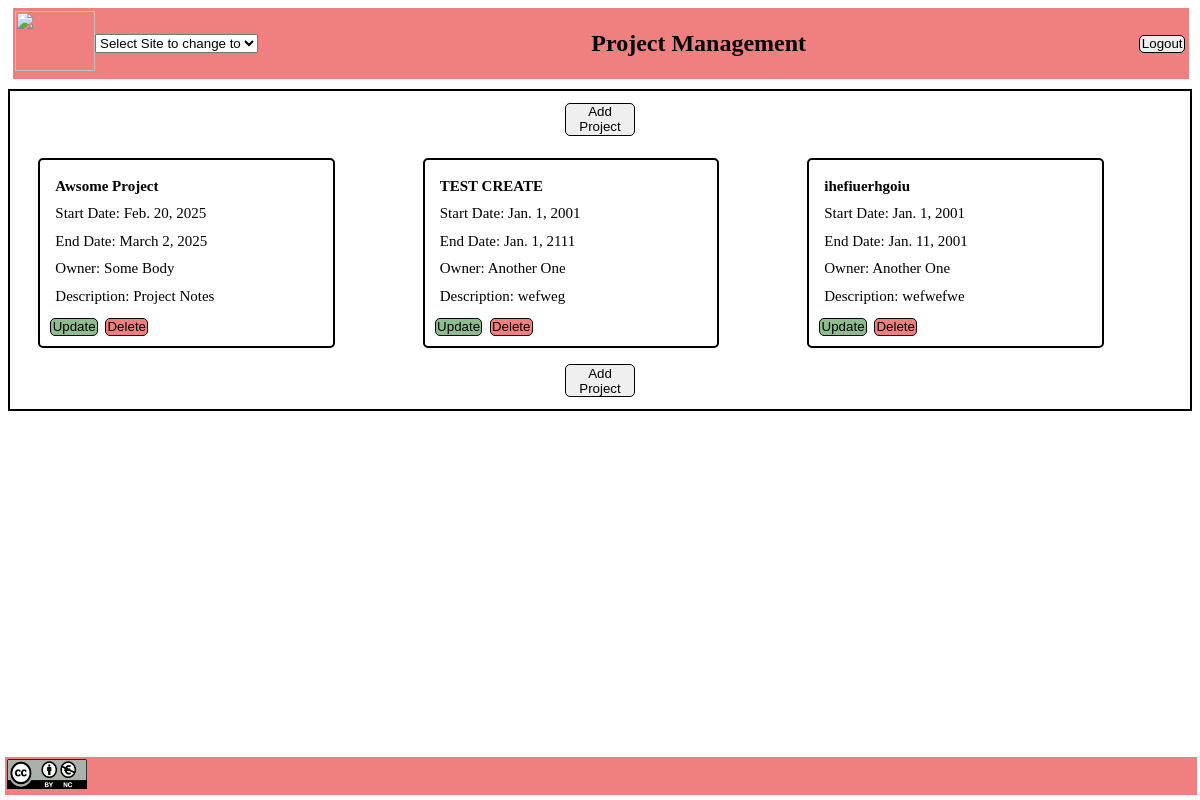
The page /projects/ on the database as committed earlier.
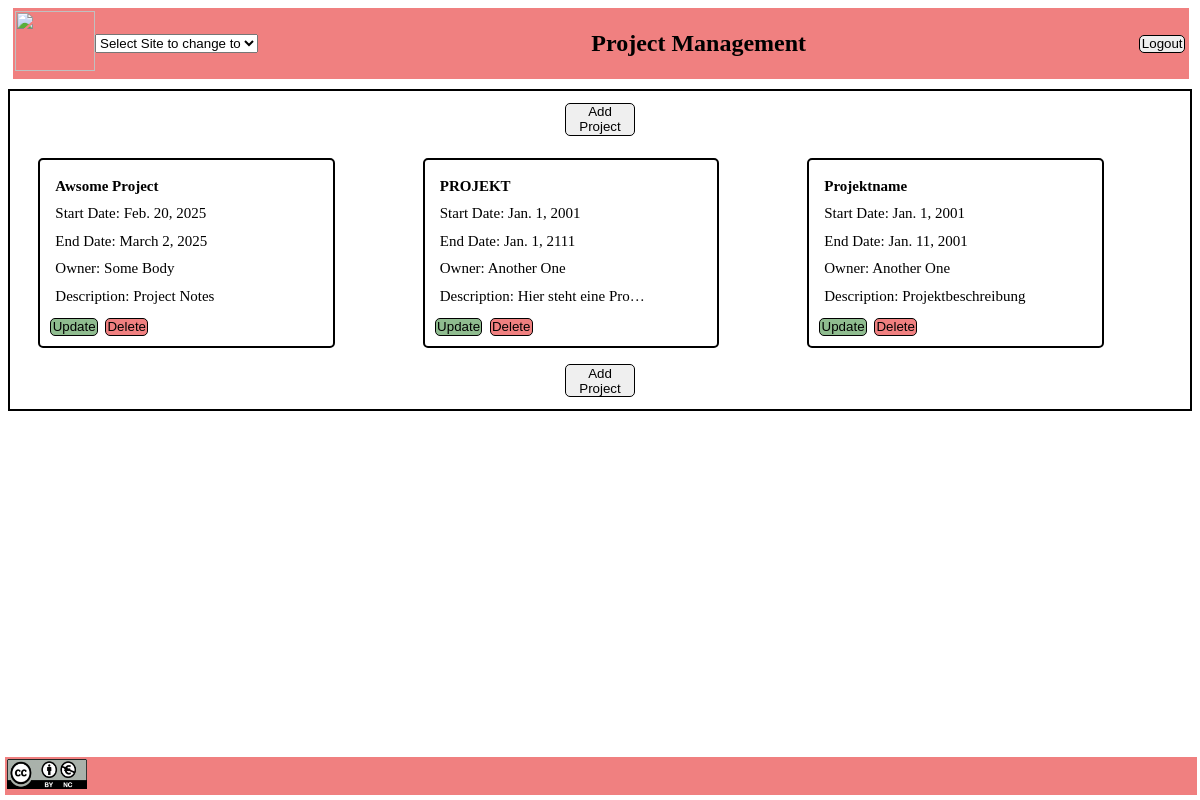
The same page on the database as committed later.
### Projektmanagement/models.py (models this page shows, shortened)
class Project(models.Model):
    name = models.CharField(max_length=100)
    start_date = models.DateField(null=True, blank=True)
    end_date = models.DateField(null=True, blank=True)
    notes = models.TextField(null=True, blank=True)
    owner = models.ForeignKey(User, on_delete=models.DO_NOTHING)

class User(models.Model):
    firstName = models.CharField(max_length=255, null=True)
    lastName = models.CharField(max_length=255, null=True)
    role = models.CharField(max_length=50)
    workhours = models.IntegerField(null=True)
    def __str__(self):
        return self.firstName + ' ' + self.lastName

### Projektmanagement/views.py (the view)
# urls.py: path('projects/', views.project_overview, name='project_overview'),
def project_overview(request):
    all_projects = Project.objects.all().order_by('id')
    paginator = Paginator(all_projects, 6)
    page_number = request.GET.get('page')
    projects = paginator.get_page(page_number)
    return render(request, 'Project/ProjectOverview.html', {'projects': projects})

### Projektmanagement/Templates/Project/ProjectOverview.html (shortened to what this page needs)
{% extends "baseTemplate.html" %}
{% block content %}
    <div class="outer-container">
        {% include 'Project/Button.html' %}
        {% for project in projects %}
            {% if forloop.counter0|divisibleby:"3" %}
                <div class="row">
            {% endif %}
        <div class="container">
            <a class="project-link" href="{% url 'tasks_overview' project.id %}">
                <div class="entry">
                    <h3 class="text">{{ project.name }}</h3>
                    <p class="text">Start Date: {{ project.start_date }}</p>
                    <p class="text">End Date: {{ project.end_date }}</p>
                    <p class="text">Owner: {{ project.owner }}</p>
                    <p class="text description">Description: {{ project.notes | truncatechars:20 }}</p>
                </div>
            </a>
            <div class="action-buttons">
                <a href="{% url 'project_update' project.id %}">
                    <button type="button" style="background: darkseagreen;">Update</button>
                </a>
                <a href="{% url 'project_delete' project.id %}">
                    <button type="button" style="background: lightcoral;">Delete</button>
                </a>
            </div>
        </div>
        {% if forloop.counter|divisibleby:"3" or forloop.last %}
            </div>
        {% endif %}
        {% empty %}
            <p>Keine Einträge vorhanden.</p>
        {% endfor %}
        {% include 'Project/Button.html' %}
    </div>
{% endblock %}

Rows that differ between the two databases and show on the page:
changed Project "Jan. 1, 2111": name "TEST CREATE" → "PROJEKT"; notes "wefweg" → "Hier steht eine Pro…"
changed Project: name "ihefiuerhgoiu" → "Projektname"; notes "wefwefwe" → "Projektbeschreibung"
